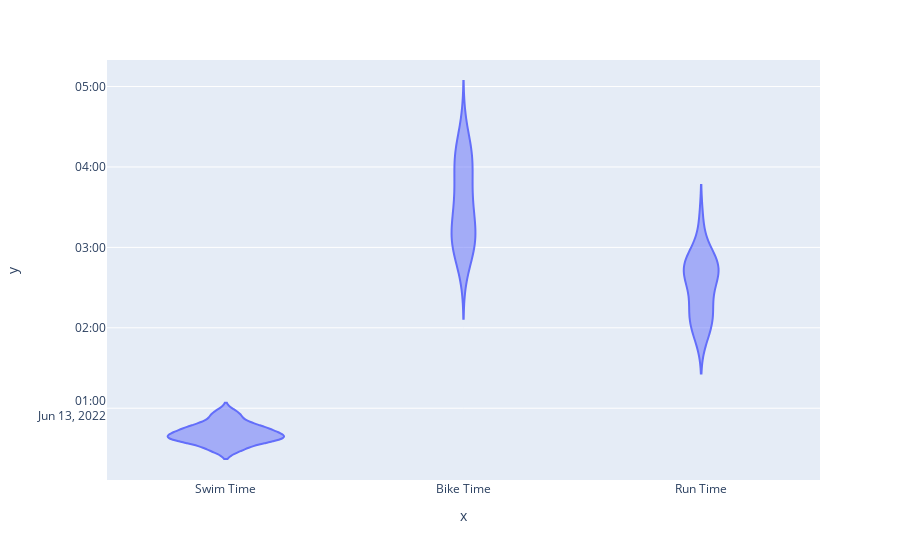

Notebook cell for this chart:
### Code cell
plot = pt.violin(x=df_long_as['variable'], y=df_long_as['value'])
plot.show()

### Figure 1 — Plotly figure (JSON) as saved in the notebook; plotly's stock layout.template omitted (floating-point values rounded to 4 significant figures)
{"data": [{"alignmentgroup": "True", "box": {"visible": false}, "hovertemplate": "x=%{x}<br>y=%{y}<extra></extra>", "legendgroup": "", "marker": {"color": "#636efa"}, "name": "", "offsetgroup": "", "orientation": "v", "scalegroup": "True", "showlegend": false, "type": "violin", "x": ["Swim Time", "Swim Time", "Swim Time", "Swim Time", "Swim Time", "Swim Time", "Swim Time", "Swim Time", "Swim Time", "Swim Time", "Swim Time", "Swim Time", "Swim Time", "Swim Time", "Swim Time", "Swim Time", "Swim Time", "Swim Time", "Swim Time", "Swim Time", "Swim Time", "Swim Time", "Swim Time", "Swim Time", "Swim Time", "Swim Time", "Bike Time", "Bike Time", "Bike Time", "Bike Time", "Bike Time", "Bike Time", "Bike Time", "Bike Time", "Bike Time", "Bike Time", "Bike Time", "Bike Time", "Bike Time", "Bike Time", "Bike Time", "Bike Time", "Bike Time", "Bike Time", "Bike Time", "Bike Time", "Bike Time", "Bike Time", "Bike Time", "Bike Time", "Bike Time", "Bike Time", "Run Time", "Run Time", "Run Time", "Run Time", "Run Time", "Run Time", "Run Time", "Run Time", "Run Time", "Run Time", "Run Time", "Run Time", "Run Time", "Run Time", "Run Time", "Run Time", "Run Time", "Run Time", "Run Time", "Run Time", "Run Time", "Run Time", "Run Time", "Run Time", "Run Time", "Run Time", "Total Time", "Total Time", "Total Time", "Total Time", "Total Time", "Total Time", "Total Time", "Total Time", "Total Time", "Total Time", "Total Time", "Total Time", "Total Time", "Total Time", "Total Time", "Total Time", "Total Time", "Total Time", "Total Time", "Total Time", "Total Time", "Total Time", "Total Time", "Total Time", "Total Time", "Total Time"], "x0": " ", "xaxis": "x", "y": ["2022-06-13T00:29:27", "2022-06-13T00:36:53", "2022-06-13T00:30:05", "2022-06-13T00:37:43", "2022-06-13T00:37:46", "2022-06-13T00:37:46", "2022-06-13T00:36:40", "2022-06-13T00:43:37", "2022-06-13T00:40:01", "2022-06-13T00:41:41", "2022-06-13T00:29:34", "2022-06-13T00:48:06", "2022-06-13T00:42:28", "2022-06-13T00:48:24", "2022-06-13T00:34:55", "2022-06-13T00:43:38", "2022-06-13T00:38:45", "2022-06-13T00:35:36", "2022-06-13T00:38:08", "2022-06-13T00:53:14", "2022-06-13T00:46:30", "2022-06-13T00:44:57", "2022-06-13T00:45:50", "2022-06-13T00:56:45", "2022-06-13T00:55:42", "2022-06-13T00:38:48", "2022-06-13T02:58:22", "2022-06-13T02:40:29", "2022-06-13T03:01:30", "2022-06-13T02:55:28", "2022-06-13T03:04:32", "2022-06-13T03:03:58", "2022-06-13T03:02:39", "2022-06-13T03:09:39", "2022-06-13T03:30:13", "2022-06-13T03:07:34", "2022-06-13T03:31:12", "2022-06-13T03:27:07", "2022-06-13T03:18:29", "2022-06-13T03:21:45", "2022-06-13T03:06:38", "2022-06-13T04:02:40", "2022-06-13T03:46:23", "2022-06-13T04:09:08", "2022-06-13T03:59:24", "2022-06-13T03:44:28", "2022-06-13T03:42:11", "2022-06-13T04:06:25", "2022-06-13T04:09:16", "2022-06-13T04:13:46", "2022-06-13T04:10:07", "2022-06-13T04:30:28", "2022-06-13T01:50:53", "2022-06-13T02:05:39", "2022-06-13T01:57:38", "2022-06-13T02:12:29", "2022-06-13T02:03:55", "2022-06-13T02:10:28", "2022-06-13T02:19:25", "2022-06-13T02:19:04", "2022-06-13T01:58:54", "2022-06-13T02:42:28", "2022-06-13T02:33:37", "2022-06-13T02:29:26", "2022-06-13T02:45:45", "2022-06-13T02:41:01", "2022-06-13T03:21:27", "2022-06-13T02:10:06", "2022-06-13T02:40:48", "2022-06-13T02:34:23", "2022-06-13T02:40:40", "2022-06-13T02:45:33", "2022-06-13T03:02:25", "2022-06-13T02:48:34", "2022-06-13T02:45:59", "2022-06-13T02:51:06", "2022-06-13T02:51:07", "2022-06-13T02:53:49", "05:26:4", "05:32:3", "05:37:3", "05:56:1", "05:57:2", "06:02:5", "06:07:0", "06:24:3", "06:25:3", "06:43:3", "06:48:0", "06:56:4", "07:04:3", "07:04:3", "07:15:1", "07:15:3", "07:23:4", "07:37:5", "07:38:5", "07:40:4", "07:46:3", "07:54:1", "07:56:5", "08:18:1", "08:18:1", "08:22:1"], "y0": " ", "yaxis": "y"}], "layout": {"legend": {"tracegroupgap": 0}, "margin": {"t": 60}, "violinmode": "group", "xaxis": {"anchor": "y", "domain": [0, 1], "title": {"text": "x"}}, "yaxis": {"anchor": "x", "domain": [0, 1], "title": {"text": "y"}}}}
